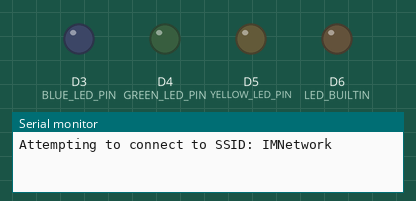
The sketch below on a simulated Arduino MKR. On the bench: output pins drawn as LEDs (lit = HIGH), the last lines printed to the serial monitor. WiFi joins after 1.5 s; servers stay silent unless stated.

Above: at 0.1 s.
At 11.8 s:
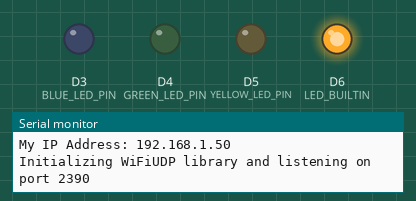
Timing chart, 0 to 13.3 s (numbered marks = the images above):
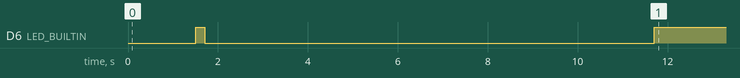

The sketch:

receiver.ino
```cpp
/*
  Receive 3 bytes via UDP and indicate on appropriate LEDs
  Based on WiFiUdpRecvBytetoLED

  created 12 February 2019
  by Michael Shiloh

*/


#include <SPI.h>
#include <WiFiNINA.h>
#include <WiFiUdp.h>

int status = WL_IDLE_STATUS;
#include "arduino_secrets.h"
///////please enter your sensitive data in the Secret tab/arduino_secrets.h
char ssid[] = SECRET_SSID;        // your network SSID (name)
char pass[] = SECRET_PASS;    // your network password (use for WPA, or use as key for WEP)
int keyIndex = 0;            // your network key Index number (needed only for WEP)

unsigned int localPort = 2390;      // local port to listen on

char packetBuffer[255]; //buffer to hold incoming packet

WiFiUDP Udp;

const int BLUE_LED_PIN = 3;
const int GREEN_LED_PIN = 4;
const int YELLOW_LED_PIN = 5;

void setup() {
  //Initialize serial and wait for port to open:
  Serial.begin(9600);

  // remove this if you don't intend to use a serial monitor
  //  while (!Serial) {
  //    ; // wait for serial port to connect. Needed for native USB port only
  //  }

  // Used to indicate WiFi status
  pinMode(LED_BUILTIN, OUTPUT);

  // My three LEDs
  pinMode(BLUE_LED_PIN, OUTPUT);
  pinMode(GREEN_LED_PIN, OUTPUT);
  pinMode(YELLOW_LED_PIN, OUTPUT);

  // check for the WiFi module:
  if (WiFi.status() == WL_NO_MODULE) {
    Serial.println("Communication with WiFi module failed!");
    // don't continue
    while (true);
  }

  String fv = WiFi.firmwareVersion();
  if (fv < "1.0.0") {
    Serial.println("Please upgrade the firmware");
  }

  // attempt to connect to Wifi network:
  while (status != WL_CONNECTED) {
    Serial.print("Attempting to connect to SSID: ");
    Serial.println(ssid);
    // Connect to WPA/WPA2 network. Change this line if using open or WEP network:
    status = WiFi.begin(ssid, pass);

    // Flash the LED briefly to indicate we are trying
    digitalWrite(LED_BUILTIN, HIGH);
    delay(200);
    digitalWrite(LED_BUILTIN, LOW);

    // wait 10 seconds for connection:
    delay(10000);
  }
  Serial.println("Connected to wifi");
  printWifiStatus();

  // In case there is no serial monitor,
  // indicate that we are connected by turning on the LED
  digitalWrite(LED_BUILTIN, HIGH);

  Serial.print("Initializing WiFiUDP library and listening on port ");
  Serial.println(localPort);
  Udp.begin(localPort);

}

void loop() {

  // if there's data available, read a packet
  int packetSize = Udp.parsePacket();

  // if nobody sent us anything, packetSize
  // would be zero, so a non-zero packetSize
  // means we have something to work on
  if (packetSize) {
    Serial.print("Received packet of size ");
    Serial.println(packetSize);
    Serial.print("From ");
    IPAddress remoteIp = Udp.remoteIP();
    Serial.print(remoteIp);
    Serial.print(", port ");
    Serial.println(Udp.remotePort());

    if (packetSize != 3) {
      Serial.println("expected packet size of 3, something is wrong");
      return;
    }

    // read the packet into packetBufffer
    int len = Udp.read(packetBuffer, 255);

    digitalWrite(BLUE_LED_PIN, packetBuffer[0]);
    digitalWrite(GREEN_LED_PIN, packetBuffer[1]);
    digitalWrite(YELLOW_LED_PIN, packetBuffer[2]);

    // if we wanted to send anything back e.g. to
    // acknowledge the packet
    // this would be the place

  }
}


void printWifiStatus() {
  // print the SSID of the network you're attached to:
  Serial.print("SSID: ");
  Serial.println(WiFi.SSID());

  // print your board's IP address:
  IPAddress ip = WiFi.localIP();
  Serial.print("My IP Address: ");
  Serial.println(ip);
}
```

arduino_secrets.h
```cpp
#define SECRET_SSID "IMNetwork"
#define SECRET_PASS "static123"
```
